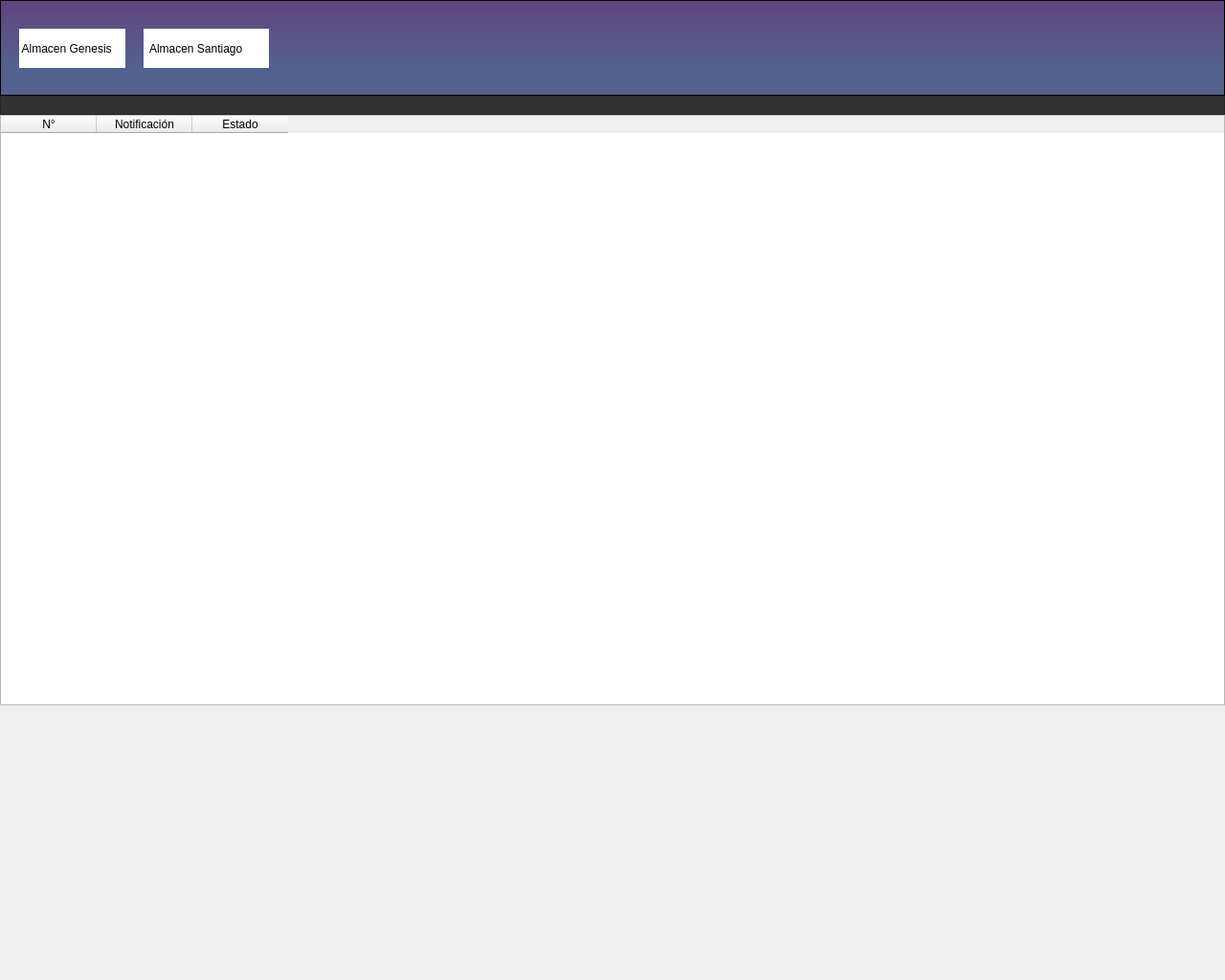
<?xml version="1.0" encoding="UTF-8"?>
<ui version="4.0">
 <class>MainWindow</class>
 <widget class="QMainWindow" name="MainWindow">
  <property name="geometry">
   <rect>
    <x>0</x>
    <y>0</y>
    <width>1280</width>
    <height>1024</height>
   </rect>
  </property>
  <property name="windowTitle">
   <string>Genesis - [Museo del Libro]</string>
  </property>
  <widget class="QWidget" name="centralwidget">
   <widget class="QFrame" name="frame">
    <property name="geometry">
     <rect>
      <x>0</x>
      <y>0</y>
      <width>1280</width>
      <height>100</height>
     </rect>
    </property>
    <property name="autoFillBackground">
     <bool>false</bool>
    </property>
    <property name="styleSheet">
     <string notr="true">background-color: qlineargradient(spread:pad, x1:0, y1:1, x2:0, y2:0, stop:0.298507 rgba(83, 97, 142, 255), stop:1 rgba(97, 69, 128, 255));</string>
    </property>
    <property name="frameShape">
     <enum>QFrame::StyledPanel</enum>
    </property>
    <property name="frameShadow">
     <enum>QFrame::Raised</enum>
    </property>
    <widget class="QLabel" name="label">
     <property name="geometry">
      <rect>
       <x>20</x>
       <y>30</y>
       <width>111</width>
       <height>41</height>
      </rect>
     </property>
     <property name="styleSheet">
      <string notr="true">background-color: rgb(255, 255, 255);</string>
     </property>
     <property name="text">
      <string> Almacen Genesis</string>
     </property>
    </widget>
    <widget class="QLabel" name="label_2">
     <property name="geometry">
      <rect>
       <x>150</x>
       <y>30</y>
       <width>131</width>
       <height>41</height>
      </rect>
     </property>
     <property name="styleSheet">
      <string notr="true">background-color: rgb(255, 255, 255);</string>
     </property>
     <property name="text">
      <string>  Almacen Santiago</string>
     </property>
    </widget>
   </widget>
   <widget class="QLabel" name="label_3">
    <property name="geometry">
     <rect>
      <x>0</x>
      <y>737</y>
      <width>1280</width>
      <height>287</height>
     </rect>
    </property>
    <property name="text">
     <string/>
    </property>
    <property name="pixmap">
     <pixmap>imgs/main_window_button.png</pixmap>
    </property>
    <property name="scaledContents">
     <bool>true</bool>
    </property>
   </widget>
   <widget class="QTableWidget" name="tableWidget">
    <property name="geometry">
     <rect>
      <x>0</x>
      <y>120</y>
      <width>1280</width>
      <height>617</height>
     </rect>
    </property>
    <column>
     <property name="text">
      <string>N°</string>
     </property>
    </column>
    <column>
     <property name="text">
      <string>Notificación</string>
     </property>
    </column>
    <column>
     <property name="text">
      <string>Estado</string>
     </property>
    </column>
   </widget>
   <widget class="QFrame" name="frame_2">
    <property name="geometry">
     <rect>
      <x>0</x>
      <y>100</y>
      <width>1280</width>
      <height>20</height>
     </rect>
    </property>
    <property name="styleSheet">
     <string notr="true">background-color: rgb(50, 50, 50);</string>
    </property>
    <property name="frameShape">
     <enum>QFrame::StyledPanel</enum>
    </property>
    <property name="frameShadow">
     <enum>QFrame::Raised</enum>
    </property>
   </widget>
  </widget>
 </widget>
 <resources/>
 <connections/>
</ui>
